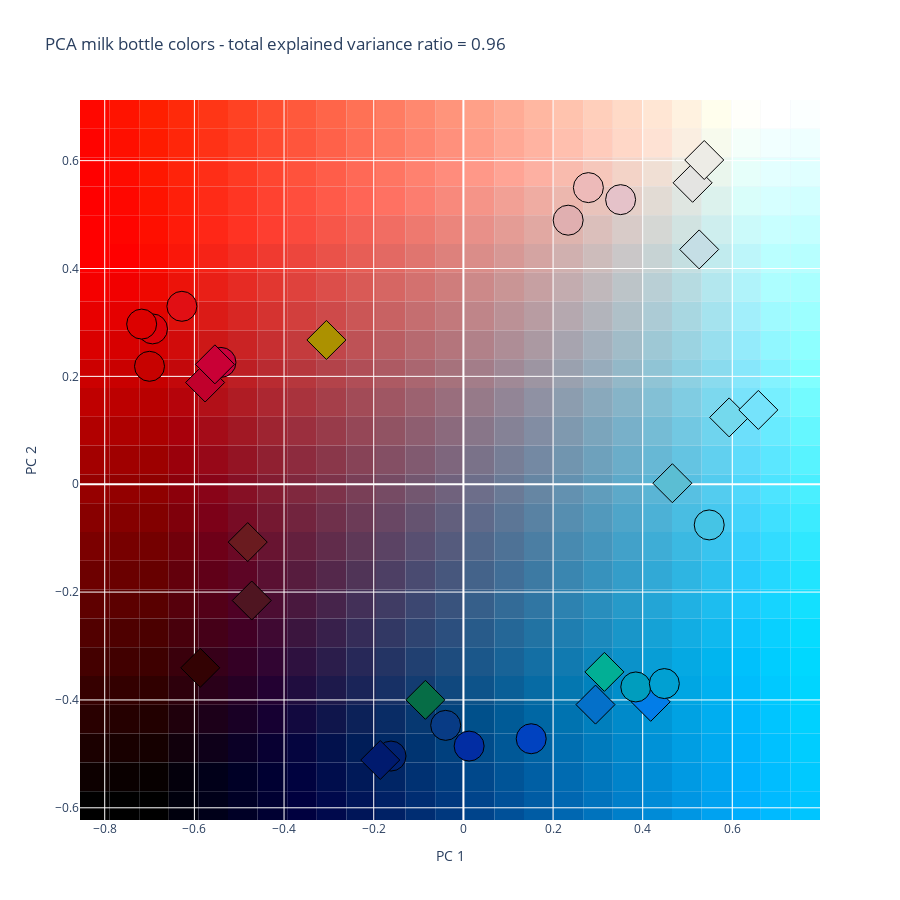

Notebook code cell kept with this figure:
### Code cell
import plotly.express as px
import plotly.graph_objects as go
import io
import base64
from sklearn.decomposition import PCA

PLOT_WIDTH = 900
PLOT_HEIGHT = 900

def create_color_background(pca_model, x_range, y_range, resolution):
    x_grid = np.linspace(x_range[0], x_range[1], resolution)
    y_grid = np.linspace(y_range[0], y_range[1], resolution)
    
    X, Y = np.meshgrid(x_grid, y_grid)
    points_2d = np.column_stack([X.ravel(), Y.ravel()])
    
    points_3d = pca_model.inverse_transform(points_2d)
    points_3d *= 255.0
    
    points_3d_clipped = np.clip(points_3d, 0, 255).astype(int)
    hex_colors_bg = ['#%02x%02x%02x' % (r, g, b) for r, g, b in points_3d_clipped]
    
    return X, Y, np.array(hex_colors_bg).reshape(X.shape)


def plot_pca(data, color_type):
    pca = PCA(n_components=2)
    color_label = f"{color_type}_color"
    X = [hex_to_rgb(datum[color_label]) for datum in data]
    X = np.array(X)

    pca_results = pca.fit_transform(X)
    hex_colors = [f"#{datum[color_label]}" for datum in data]
    names = [datum["name"] for datum in data]
    symbols = ["diamond" if datum["fat_content"] == "intero" else "circle" for datum in data]

    min_x = min(pca_results[:, 0])
    max_x = max(pca_results[:, 0])
    min_y = min(pca_results[:, 1])
    max_y = max(pca_results[:, 1])

    x_padding = (max_x - min_x) * .1
    y_padding = (max_y - min_y) * .1

    x_range = [min_x - x_padding, max_x + x_padding]
    y_range = [min_y - y_padding, max_y + y_padding]

    X_bg, Y_bg, colors_bg = create_color_background(pca, x_range, y_range, 25)
    
    fig = go.Figure()

    fig.update_layout(
        xaxis=dict(range=x_range),
        yaxis=dict(range=y_range)
    )

    dx = (x_range[1] - x_range[0]) / colors_bg.shape[1]
    dy = (y_range[1] - y_range[0]) / colors_bg.shape[0]
    
    for i in range(colors_bg.shape[0]):
        for j in range(colors_bg.shape[1]):
            fig.add_shape(
                type="rect",
                x0=x_range[0] + j * dx,
                y0=y_range[0] + i * dy,
                x1=x_range[0] + (j + 1) * dx,
                y1=y_range[0] + (i + 1) * dy,
                fillcolor=colors_bg[i, j],
                line=dict(width=0),
                layer="below"
            )
    
    fig.add_trace(go.Scatter(
        x=pca_results[:, 0],
        y=pca_results[:, 1],
        mode='markers',
        marker=dict(
            size=30,
            color=hex_colors,
            line=dict(width=1, color='black'),
            symbol=symbols,
        ),
    ))

    tot_explained_variance = sum(pca.explained_variance_ratio_)
    fig.update_layout(
        title='PCA milk bottle colors - total explained variance ratio = %.2f' % tot_explained_variance,
        xaxis_title='PC 1',
        yaxis_title='PC 2',
        showlegend=False,
        width=PLOT_WIDTH,
        height=PLOT_HEIGHT
    )
    fig.show()
    

plot_pca(data, "manual")
